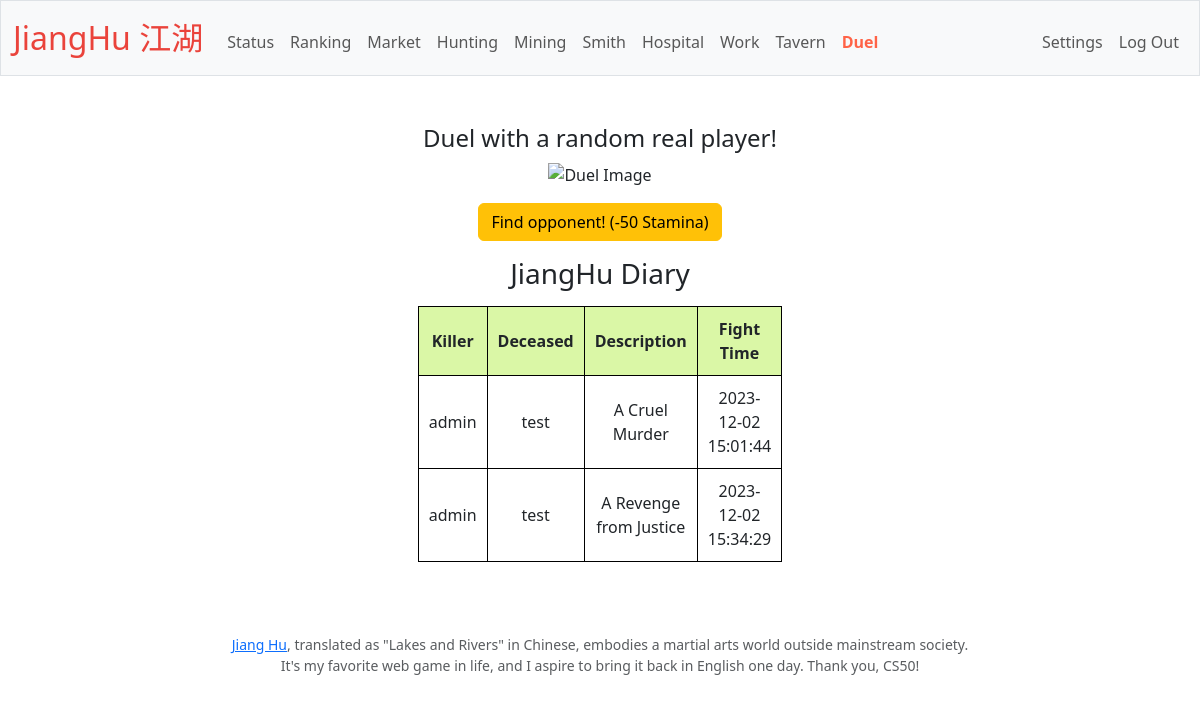
Page /duel (signed in) on the earlier database version.
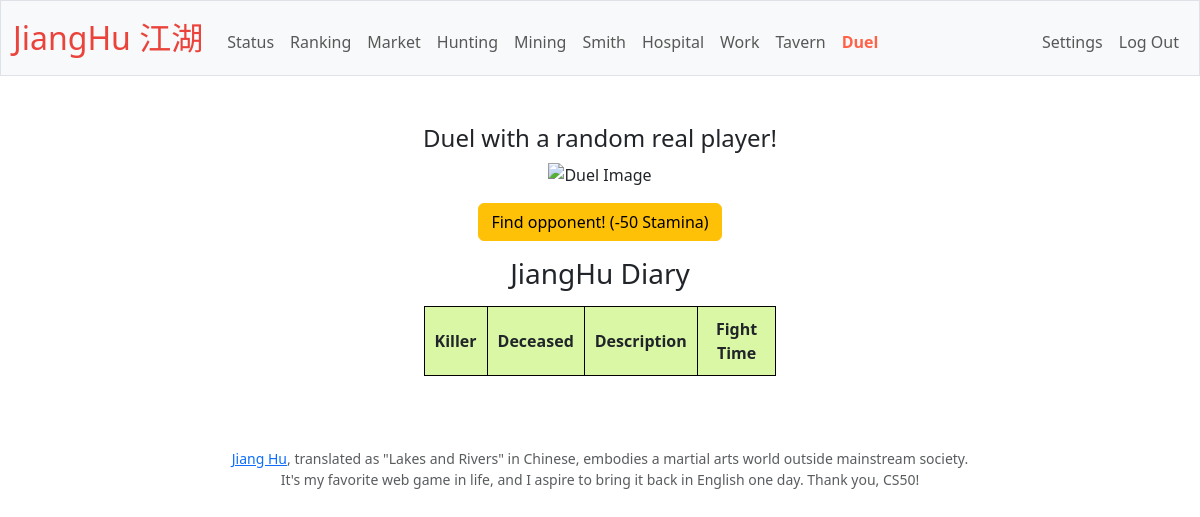
Same page on the later database version.
### tables this page shows
CREATE TABLE history (
kill_id INTEGER PRIMARY KEY AUTOINCREMENT,
killer TEXT NOT NULL,
deceased TEXT NOT NULL,
fight_time TEXT NOT NULL,
description TEXT NOT NULL
);

### app.py (the view)
@app.route("/duel", methods=["GET", "POST"])
@login_required
def duel():
    duel_file_path = os.path.join(os.getcwd(), "static", "duel.jpg")
    profile = db.execute("SELECT userid, stamina, hp, attk, def, weapon, armour FROM user_status WHERE userid = ?", session["user_id"])
    profile = profile[0]
    history = db.execute("SELECT killer, deceased, fight_time, description FROM history LIMIT 20")
    if request.method == "POST":
        if profile['stamina'] < 50:
            return apology("You have not enough stamina!", 400)
        else:
            opponentids = db.execute("SELECT id FROM users WHERE id != ? AND status != 'dead' ", session["user_id"])
            try:
                opponentid = random.choices(opponentids)[0]['id']
            except:
                if IndexError:
                    flash("All players in JiangHu have been killed..., Try next time!")
                    return redirect("/")
            db.execute("UPDATE user_status SET stamina = stamina - 50 WHERE userid = ?", session["user_id"])
            opponent_profile = db.execute("SELECT userid, stamina, hp, attk, def, weapon, armour FROM user_status WHERE userid = ?", opponentid)
            opponent_profile = opponent_profile[0]
            player_duel_profile = get_attacker_data(profile)
            opponent_duel_profile = get_attacker_data(opponent_profile)
            player_bonus = bonus(session["user_id"])
            player_duel_profile[1] += player_bonus[0]
            player_duel_profile[2] += player_bonus[1]
            opponent_bonus = bonus(opponentid)
            opponent_duel_profile[1] += opponent_bonus[0]
            opponent_duel_profile[2] += opponent_bonus[1]
            result = fight(player_duel_profile, opponent_duel_profile)
            new_player_hp = result[0][0]
            new_player_status = result[0][3]
            new_opponent_hp = result[1][0]
            new_opponent_status = result[1][3]
            fight_time = datetime.now()
            if new_player_status == 'tie':
                flash("You and opponent had a long fight for 500 rounds - But no one can win or lose!")
                return render_template("duel.html")
            elif new_player_status == 'win':
                db.execute("UPDATE users SET status = 'dead' WHERE id = ?", opponentid)
                killer = db.execute("SELECT username FROM users WHERE id = ?", session["user_id"])
                killer = killer[0]['username']
                deceased = db.execute("SELECT username FROM users WHERE id = ?", opponentid)
                deceased = deceased[0]['username']
                opponent_fame = db.execute("SELECT fame FROM users WHERE id = ?", opponentid)
                opponent_fame = opponent_fame[0]['fame']
                if opponent_fame >= 0:
                    db.execute("UPDATE users SET fame = fame - 10 WHERE id = ?", session["user_id"])
                    flash("You cruelly killed an ordinary player with no mercy...Your bad fame is widespread in JiangHu!")
                    description = "A Cruel Murder"
                else:
                    db.execute("UPDATE users SET fame = fame + 10 WHERE id = ?", session["user_id"])
                    flash("You just killed an evil player...Your good fame is widespread in JiangHu!")
                    description = "A Revenge from Justice"
            elif new_player_status == 'dead':
                db.execute("UPDATE users SET status = 'dead' WHERE id = ?", session["user_id"])
                killer = db.execute("SELECT username FROM users WHERE id = ?", opponentid)
                killer = killer[0]['username']
                deceased = db.execute("SELECT username FROM users WHERE id = ?", session["user_id"])
                deceased = deceased[0]['username']
                flash("You initiated a fight, but no...It wasn't even a fight at all, you immediately got killed by your opponent!")
                description = "A Reckless Provacation"
            db.execute("UPDATE user_status SET hp = ? WHERE userid = ?", new_player_hp, session["user_id"])
            db.execute("UPDATE user_status SET hp = ? WHERE userid = ?", new_opponent_hp, opponentid)
            db.execute("INSERT INTO history (killer, deceased, fight_time, description) VALUES (?, ?, ?, ?)", killer, deceased, fight_time, description)
            return render_template("duel.html")
    else:
        return render_template("duel.html", history=history, duel_photo = duel_file_path)

### app.py (called while the page is built)
@app.after_request
def after_request(response):
    response.headers["Cache-Control"] = "no-cache, no-store, must-revalidate"
    response.headers["Expires"] = 0
    response.headers["Pragma"] = "no-cache"
    return response

### helpers.py (called while the page is built)
def login_required(f):
    @wraps(f)
    def decorated_function(*args, **kwargs):
        if session.get("user_id") is None:
            return redirect("/login")
        return f(*args, **kwargs)
    return decorated_function

### templates/duel.html (shortened to what this page needs)
{% extends "layout.html" %}
{% block main %}
    <h4>Duel with a random real player!</h4>
    <img src="https://githubproject-2b82136bcb5a.herokuapp.com/static/duel.jpg" class="img-fluid" alt="Duel Image">
    <form action="/duel" method="post">
        <button class="btn btn-warning" type="submit" name="duel" value="hunting">
            Find opponent! (-50 Stamina)
        </button>
    </form>
    <h3>JiangHu Diary</h3>
    <table>
        <tr>
            <th> Killer </th>
            <th> Deceased </th>
            <th> Description </th>
            <th> Fight Time </th>
        </tr>
        {% for kill in history %}
        <tr>
            <td> {{ kill['killer'] }}</td>
            <td> {{ kill['deceased'] }}</td>
            <td> {{ kill['description'] }}</td>
            <td> {{ kill['fight_time'] }}</td>
        </tr>
        {% endfor %}
    </table><br>
{% endblock %}

Differences in the rows shown:
removed history: killer "admin", deceased "test", description "A Cruel Murder", fight_time "2023-12-02 15:01:44"
removed history: killer "admin", deceased "test", description "A Revenge from Justice", fight_time "2023-12-02 15:34:29"
